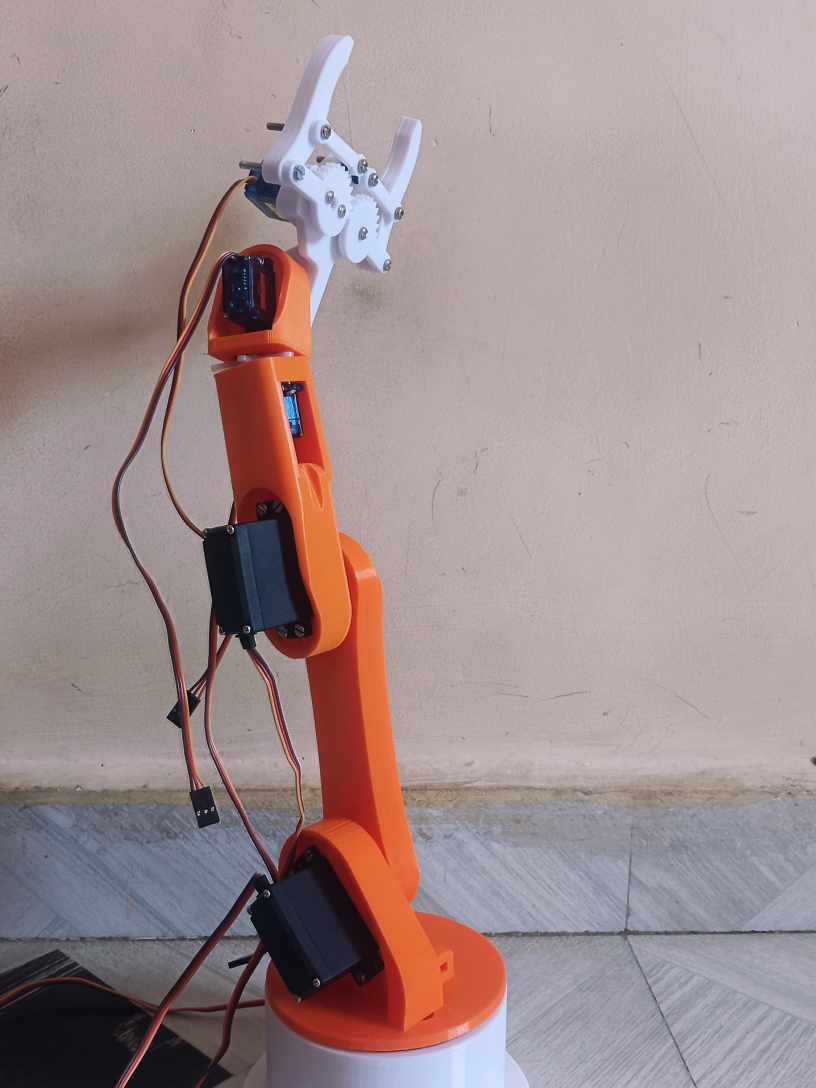
#> input picture Project images/WhatsApp Image 2025-04-12 at 12.24.29_60eef168.jpg, 2448 x 3264 px (shown at 1/3 size)
$ python -i 'obstacle_detector (1).py'   (imports and definitions only)
#> lines starting #> are read from the running program, lines starting #| are printed output that depends on the picture
#> further down, picture is the input picture: shape (3264, 2448, 3); mean B, G, R 143, 142.1, 160
"""
obstacle_detector.py — OpenCV Vision Pipeline
==============================================
Project  : Smart Robotic Vacuum Cleaner with Object Detection
Platform : Raspberry Pi 4B + ESP32-CAM

Pipeline stages:
  1. BGR → Greyscale → Gaussian blur
  2. MOG2 background subtraction (adaptive)
  3. Morphological open/close to remove noise
  4. Contour detection + bounding-box filtering
  5. Obstacle zone classification (LEFT / CENTRE / RIGHT)
  6. Depth heuristic: contour area inversely proportional to distance
"""

import cv2
import numpy as np
import logging
from dataclasses import dataclass, field
from typing import List, Tuple, Optional

log = logging.getLogger(__name__)


# ──────────────────────────────────────────────
# Data classes
# ──────────────────────────────────────────────

@dataclass
class BoundingBox:
    x: int
    y: int
    w: int
    h: int
    area: int
    zone: str              # "LEFT" | "CENTRE" | "RIGHT"
    depth_estimate_cm: int  # heuristic depth from camera


@dataclass
class DetectionResult:
    obstacle_count: int = 0
    obstacles: List[BoundingBox] = field(default_factory=list)
    dominant_zone: Optional[str] = None   # zone with biggest obstacle
    clear_path: bool = True
    recommended_action: str = "FWD"       # FWD | LEFT | RIGHT | STOP


# ──────────────────────────────────────────────
# ObstacleDetector
# ──────────────────────────────────────────────

class ObstacleDetector:
    """
    Real-time obstacle detector for the vacuum robot camera feed.

    Parameters
    ----------
    frame_width      : int   — camera horizontal resolution
    frame_height     : int   — camera vertical resolution
    obstacle_area_min: int   — minimum contour area (px²) to consider valid
    history          : int   — MOG2 background model history length (frames)
    var_threshold    : float — MOG2 pixel variance threshold
    """

    # Depth heuristic calibration constants
    # Derived empirically: area_ref px² → depth_ref cm at the test distance
    _AREA_REF_PX   = 8000
    _DEPTH_REF_CM  = 30

    def __init__(
        self,
        frame_width: int      = 320,
        frame_height: int     = 240,
        obstacle_area_min: int = 400,
        history: int          = 200,
        var_threshold: float  = 50.0,
    ) -> None:
        self.frame_width      = frame_width
        self.frame_height     = frame_height
        self.obstacle_area_min = obstacle_area_min

        # Zone boundaries (vertical thirds of the frame)
        self._zone_left_x  = frame_width // 3
        self._zone_right_x = (frame_width * 2) // 3

        # MOG2 background subtractor
        self._bg_sub = cv2.createBackgroundSubtractorMOG2(
            history=history,
            varThreshold=var_threshold,
            detectShadows=True,
        )

        # Morphological kernels
        self._kernel_open  = cv2.getStructuringElement(cv2.MORPH_ELLIPSE, (3, 3))
        self._kernel_close = cv2.getStructuringElement(cv2.MORPH_ELLIPSE, (9, 9))

        log.info(
            f"ObstacleDetector ready — "
            f"frame={frame_width}×{frame_height}, "
            f"min_area={obstacle_area_min}px²"
        )

    # ── Public API ────────────────────────────

    def process(self, frame: np.ndarray) -> DetectionResult:
        """
        Run the full detection pipeline on a single BGR frame.

        Returns a DetectionResult with all detected obstacles and
        a recommended navigation action.
        """
        mask = self._build_foreground_mask(frame)
        boxes = self._extract_bounding_boxes(mask)
        return self._classify_and_decide(boxes)

    # [53 lines left out: function draw_annotations, not called in this run]

    # ── Private helpers ───────────────────────

    def _build_foreground_mask(self, frame: np.ndarray) -> np.ndarray:
        """
        Convert frame to greyscale, blur, apply MOG2 background subtraction,
        then morphologically clean the mask.
        """
        grey  = cv2.cvtColor(frame, cv2.COLOR_BGR2GRAY)
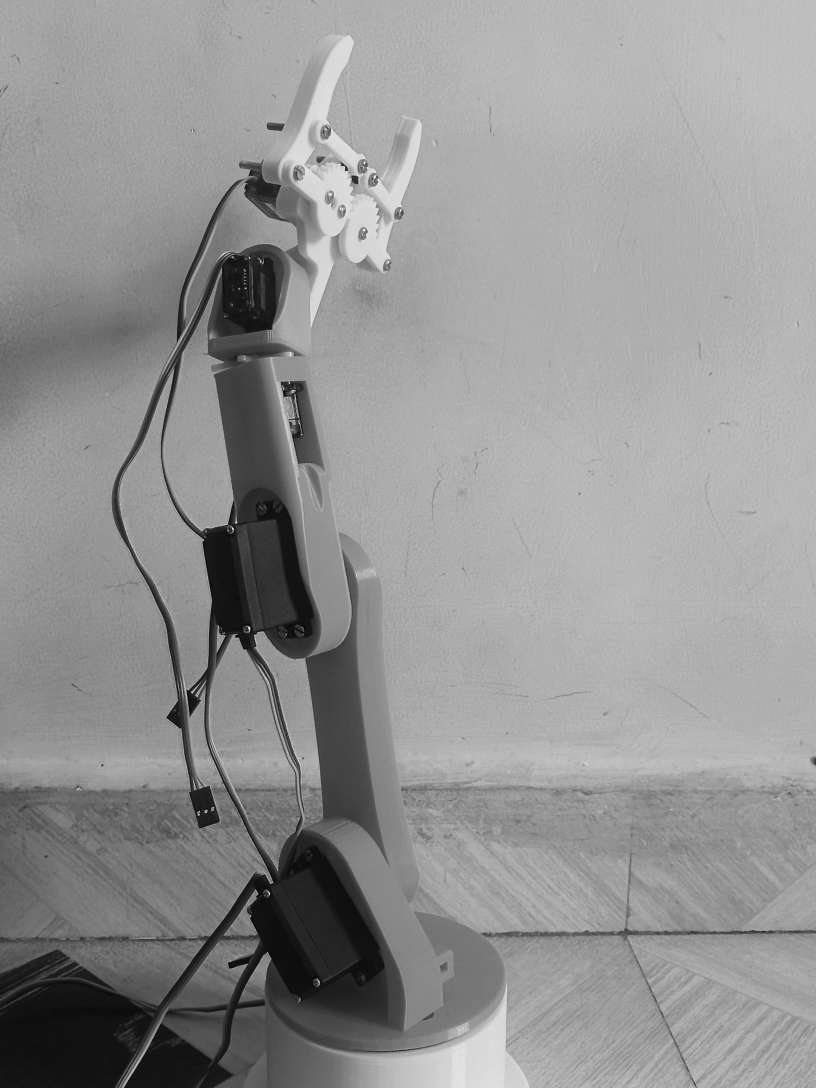
#> grey: shape (3264, 2448) (shown at 1/3 size); min 0, max 255, mean 147.6
        blur  = cv2.GaussianBlur(grey, (5, 5), 0)
        fgmask = self._bg_sub.apply(blur)
#> fgmask: shape (3264, 2448); every value is 127

        # Remove shadow pixels (value 127 in MOG2 output)
        _, fgmask = cv2.threshold(fgmask, 200, 255, cv2.THRESH_BINARY)
#> fgmask: shape (3264, 2448); every value is 0

        # Morphological opening — remove small noise
        fgmask = cv2.morphologyEx(fgmask, cv2.MORPH_OPEN,  self._kernel_open)
        # Morphological closing — fill gaps in detected blobs
        fgmask = cv2.morphologyEx(fgmask, cv2.MORPH_CLOSE, self._kernel_close)

        return fgmask

    def _extract_bounding_boxes(self, mask: np.ndarray) -> List[BoundingBox]:
        """
        Find contours in the binary mask and return filtered bounding boxes.
        """
        contours, _ = cv2.findContours(
            mask, cv2.RETR_EXTERNAL, cv2.CHAIN_APPROX_SIMPLE
        )
#> contours = []

        boxes: List[BoundingBox] = []
        for cnt in contours:
            area = cv2.contourArea(cnt)
            if area < self.obstacle_area_min:
                continue

            x, y, w, h = cv2.boundingRect(cnt)
            zone  = self._classify_zone(x, w)
            depth = self._estimate_depth(area)

            boxes.append(BoundingBox(x=x, y=y, w=w, h=h, area=int(area),
                                     zone=zone, depth_estimate_cm=depth))
#> this loop made 0 passes
#> after the loop, boxes = []

        # Sort by area descending (largest = closest)
        boxes.sort(key=lambda b: b.area, reverse=True)
        return boxes

    # [19 lines left out: functions _classify_zone, _estimate_depth, not called in this run]

    def _classify_and_decide(self, boxes: List[BoundingBox]) -> DetectionResult:
        """
        From the list of obstacles, decide the recommended navigation action.

        Decision rules (priority order):
          1. No obstacles → FWD
          2. CENTRE obstacle close (< 40 cm) → check LEFT/RIGHT clearance
          3. CENTRE obstacle far (≥ 40 cm) → slow FWD
          4. Only LEFT → RIGHT
          5. Only RIGHT → LEFT
        """
        result = DetectionResult()
        result.obstacles      = boxes
#> result.obstacles = []
        result.obstacle_count = len(boxes)
#> result.obstacle_count = 0

        if not boxes:
            result.clear_path         = True
            result.recommended_action = "FWD"
            return result

        result.clear_path = False

        # Find closest obstacle in each zone
        zone_closest: dict = {}
        for box in boxes:
            if box.zone not in zone_closest or box.depth_estimate_cm < zone_closest[box.zone]:
                zone_closest[box.zone] = box.depth_estimate_cm

        result.dominant_zone = min(zone_closest, key=zone_closest.get)

        centre_dist = zone_closest.get("CENTRE", 999)
        left_dist   = zone_closest.get("LEFT",   999)
        right_dist  = zone_closest.get("RIGHT",  999)

        # Decision tree
        if centre_dist < 40:
            if left_dist >= right_dist:
                result.recommended_action = "LEFT"
            else:
                result.recommended_action = "RIGHT"
        elif left_dist < 20:
            result.recommended_action = "RIGHT"
        elif right_dist < 20:
            result.recommended_action = "LEFT"
        else:
            result.recommended_action = "FWD"

        return result

>>> import cv2
>>> picture = cv2.imread('Project images/WhatsApp Image 2025-04-12 at 12.24.29_60eef168.jpg')
>>> result = ObstacleDetector().process(picture)

$ run again, on Project images/WhatsApp Image 2025-04-12 at 12.25.53_f0eee4d8.jpg
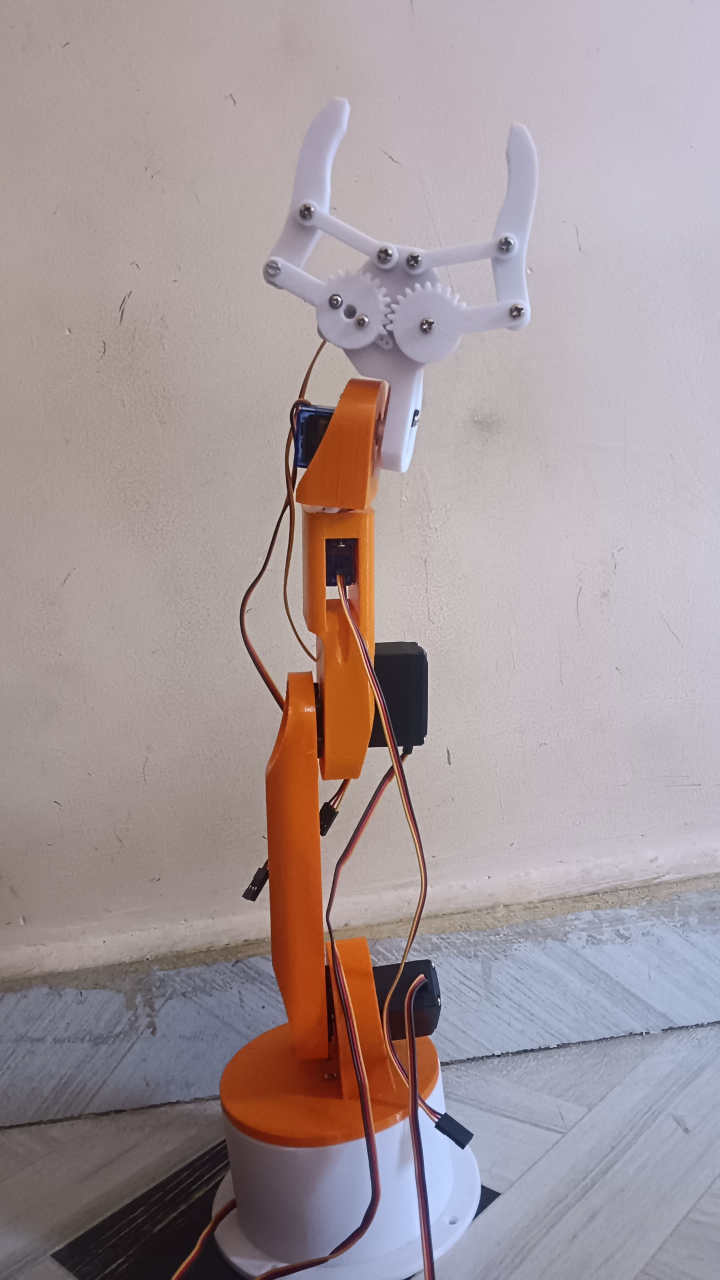
#> input picture Project images/WhatsApp Image 2025-04-12 at 12.25.53_f0eee4d8.jpg, 2160 x 3840 px (shown at 1/3 size)
#> picture is the input picture: shape (3840, 2160, 3); mean B, G, R 154.1, 151.6, 164.7
#> in _build_foreground_mask, `grey  = cv2.cvtColor(frame, cv2.COLOR_BGR2GRAY)`:
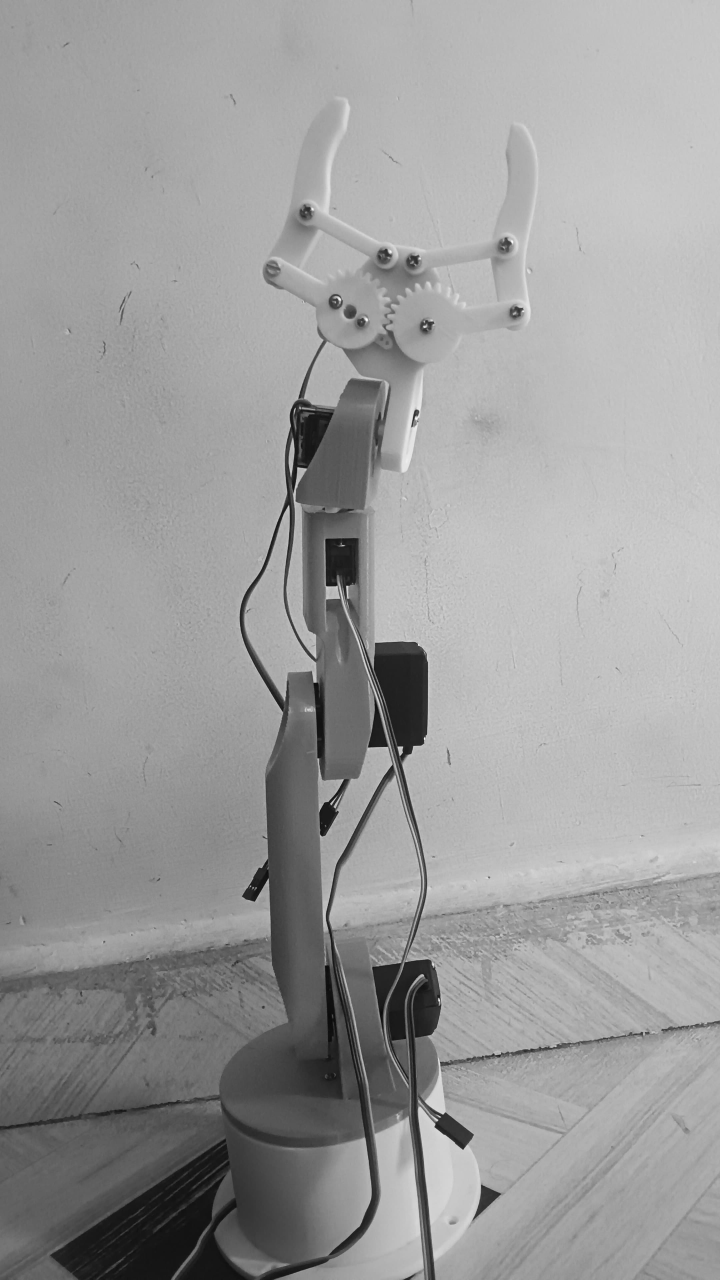
#> grey: shape (3840, 2160) (shown at 1/3 size); min 2, max 255, mean 155.8
#> contours = []
#> result.obstacle_count = 0
